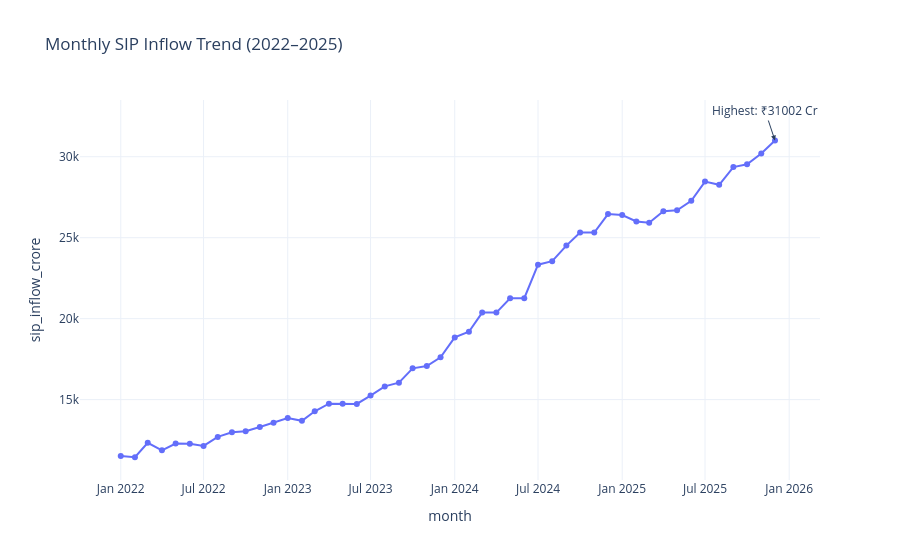

Notebook source saved alongside this figure:
### Code cell
# ==========================================================
# Highlight Highest SIP Inflow
# ==========================================================

highest = sip.loc[sip["sip_inflow_crore"].idxmax()]

fig = px.line(
    sip,
    x="month",
    y="sip_inflow_crore",
    markers=True,
    title="Monthly SIP Inflow Trend (2022–2025)"
)

fig.add_annotation(
    x=highest["month"],
    y=highest["sip_inflow_crore"],
    text=f'Highest: ₹{highest["sip_inflow_crore"]:.0f} Cr',
    showarrow=True,
    arrowhead=2
)

fig.update_layout(template="plotly_white")

fig.show()
